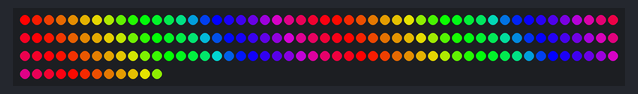
Recording of a sketch running on a simulated Arduino Uno, built with avr-gcc and run on an emulated ATmega328P. Shown: 162 RGB LEDs in strip order, left to right, continuing on the next row.

Above: at 0.16 s.
At 4.99 s:
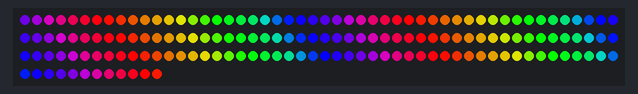
At 10.13 s:
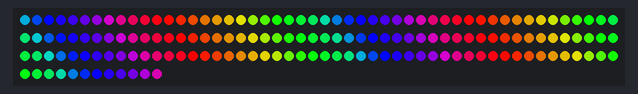
At 20.1 s:
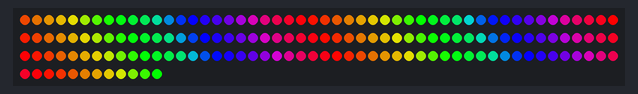
At 29.77 s:
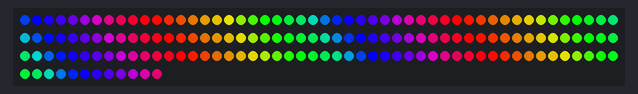
At 39.75 s:
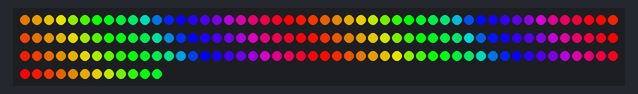

The sketch:

cart_leds.ino
```cpp
#include <FastLED.h>

#define LED_PIN     7
#define NUM_LEDS    162

CRGB leds[NUM_LEDS];

uint8_t gHue = 0;

void setup() {
  FastLED.addLeds<WS2812B, LED_PIN, GRB>(leds, NUM_LEDS);

  FastLED.setBrightness(255);
}

void loop() {
  fill_rainbow( leds, NUM_LEDS, gHue, 10);
  FastLED.show();

  EVERY_N_MILLISECONDS( 20 ) { gHue++; } // slowly cycle the "base color" through the rainbow
}
```
